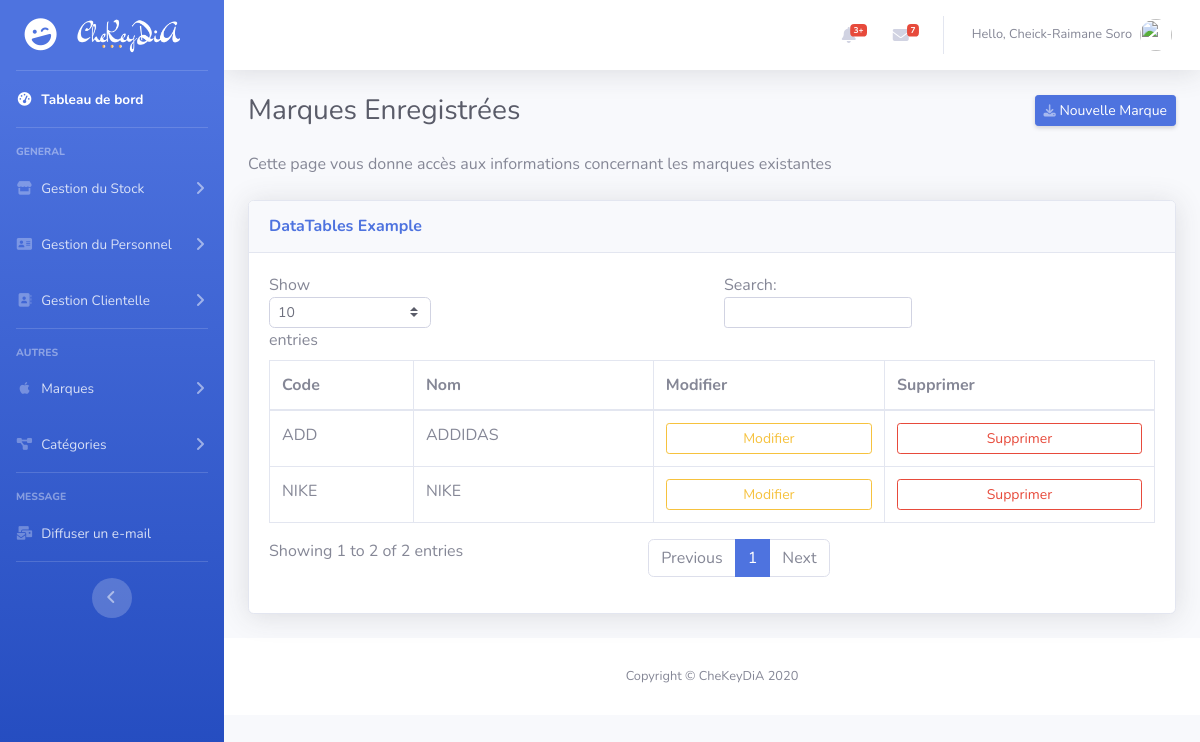
Page /brand_list (signed in) on the committed database.
### management/models.py (models this page shows, shortened)
class Brand(models.Model):
     code = models.CharField(max_length=50, null=True)
     nom = models.CharField(max_length=50, null=True)

### management/decorators.py (the view)
          def wrapper_func(request, *args, **kwargs):
               group = None
               if request.user.groups.exists():
                    group = request.user.groups.all()[0].name
               if group in allowed_roles:
                    return view_func(request, *args, **kwargs)
               else:
                    return redirect('management:page404')

### management/forms.py
class BrandCreateForm(ModelForm):
     class Meta:
          model = Brand
          fields = ['code', 'nom',]

### management/views.py (called while the page is built, shortened)
@login_required(login_url='management:login')
@allowed_users(allowed_roles=['administrateur',])
def brandList(request):
    if request.user.is_authenticated:
        brands = Brand.objects.all().order_by('nom')
        form = BrandCreateForm()
        return render(request, 'management/brand_list.html', locals())
    else:
        return redirect('management:login')

### management/templates/management/brand_list.html (shortened to what this page needs)
{% extends 'management/base.html' %} {% load crispy_forms_tags %} {% block content %}
<div class="d-sm-flex align-items-center justify-content-between mb-4">
    <h1 class="h3 mb-0 text-gray-800">Marques Enregistrées</h1>
    <a href="#" data-toggle="modal" data-target="#CategoryModal" class="d-none d-sm-inline-block btn btn-sm btn-primary shadow-sm"><i class="fas fa-download fa-sm text-white-50"></i> Nouvelle Marque </a>
</div>
<p class="mb-4">Cette page vous donne accès aux informations concernant les marques existantes</p>
<div class="card shadow mb-4">
    <div class="card-header py-3">
        <h6 class="m-0 font-weight-bold text-primary">DataTables Example</h6>
    </div>
    <div class="card-body">
        <div class="table-responsive">
            <table class="table table-bordered" id="dataTable" width="100%" cellspacing="0">
                <thead>
                    <tr>
                        <th>Code</th>
                        <th>Nom</th>
                        <th>Modifier</th>
                        <th>Supprimer</th>
                    </tr>
                </thead>
                <tbody>
                    {% for brand in brands %}
                    <tr>
                        <td> {{brand.code}} </td>
                        <td>{{brand.nom}}</td>
                        <td>
                            <a class="btn btn-sm btn-outline-warning btn-block" href=" {% url 'management:brand_update' brand.pk %} ">Modifier</a>
                        </td>
                        <td>
                            <a class="btn btn-sm btn-outline-danger btn-block" href=" {% url 'management:brand_delete' brand.pk %} " class="">Supprimer</a>
                        </td>
                    </tr>
                    {% endfor %}
                </tbody>
            </table>
        </div>
    </div>
</div>
{% endblock content %}

### management/templates/management/base.html (shortened to what this page needs)
{% load static %} {% load crispy_forms_tags %}
<!DOCTYPE html>
<html lang="en">
<head>
    <link href="{% static '/css/all.min.css' %}" rel="stylesheet" type="text/css">
    <link href="{% static '/css/sb-admin-2.min.css' %}" rel="stylesheet"> {% block style %}{% endblock style %}
</head>
<body id="page-top">
    <div id="wrapper">
        <ul class="navbar-nav bg-gradient-primary sidebar sidebar-dark accordion" id="accordionSidebar">
            <a class="sidebar-brand d-flex align-items-center justify-content-center" href="{% url 'management:dashboard' %}">
                <div class="sidebar-brand-icon rotate-n-15">
                    <i class="fas fa-laugh-wink"></i>
                </div>
                <div class="sidebar-brand-text mx-3"><img src="{% static 'images/logo.png' %}" height="35" alt="CheKeyDiA"></div>
            </a>
            <hr class="sidebar-divider my-0">
            <li class="nav-item active">
                <a class="nav-link" href="{% url 'management:dashboard' %}">
                    <i class="fas fa-fw fa-tachometer-alt"></i>
                    <span>Tableau de bord</span></a>
            </li>
            <hr class="sidebar-divider">
            <div class="sidebar-heading">
                General
            </div>
            <li class="nav-item">
                <a class="nav-link collapsed" href="#" data-toggle="collapse" data-target="#collapseTwo" aria-expanded="true" aria-controls="collapseTwo">
                    <i class="fas fa-fw fa-store"></i>
                    <span>Gestion du Stock</span>
                </a>
            </li>
            <li class="nav-item">
                <a class="nav-link collapsed" href="#" data-toggle="collapse" data-target="#collapse2" aria-expanded="true" aria-controls="collapseTwo">
                    <i class="fas fa-fw fa-address-card"></i>
                    <span>Gestion du Personnel</span>
                </a>
            </li>
            <li class="nav-item">
                <a class="nav-link collapsed" href="#" data-toggle="collapse" data-target="#collapsePages" aria-expanded="true" aria-controls="collapsePages">
                    <i class="fas fa-fw fa-address-book"></i>
                    <span>Gestion Clientelle</span>
                </a>
            </li>
            <hr class="sidebar-divider">
            <div class="sidebar-heading">
                Autres
            </div>
            <li class="nav-item">
                <a class="nav-link collapsed" href="#" data-toggle="collapse" data-target="#collapseUtilities" aria-expanded="true" aria-controls="collapseUtilities">
                    <i class="fab fa-fw fa-apple"></i>
                    <span>Marques</span>
                </a>
            </li>
            <li class="nav-item">
                <a class="nav-link collapsed" href="#" data-toggle="collapse" data-target="#collapseUtilities2" aria-expanded="true" aria-controls="collapseUtilities">
                    <i class="fas fa-fw fa-project-diagram"></i>
                    <span>Catégories</span>
                </a>
            </li>
            <hr class="sidebar-divider d-none d-md-block">
            <div class="sidebar-heading">
                Message
            </div>
            <li class="nav-item">
                <a class="nav-link" href=" {% url 'management:email_broadcast' %} ">
                    <i class="fas fa-fw fa-mail-bulk"></i>
                    <span>Diffuser un e-mail</span></a>
            </li>
            <hr class="sidebar-divider d-none d-md-block">
            <div class="text-center d-none d-md-inline">
                <button class="rounded-circle border-0" id="sidebarToggle"></button>
            </div>
        </ul>
        <div id="content-wrapper" class="d-flex flex-column">
            <div id="content">
                <nav class="navbar navbar-expand navbar-light bg-white topbar mb-4 static-top shadow">
                    <ul class="navbar-nav ml-auto">
                        <li class="nav-item dropdown no-arrow mx-1">
                            <a class="nav-link dropdown-toggle" href="#" id="alertsDropdown" role="button" data-toggle="dropdown" aria-haspopup="true" aria-expanded="false">
                                <i class="fas fa-bell fa-fw"></i>
                                <span class="badge badge-danger badge-counter">3+</span>
                            </a>
                        </li>
                        <li class="nav-item dropdown no-arrow mx-1">
                            <a class="nav-link dropdown-toggle" href="#" id="messagesDropdown" role="button" data-toggle="dropdown" aria-haspopup="true" aria-expanded="false">
                                <i class="fas fa-envelope fa-fw"></i>
                                <span class="badge badge-danger badge-counter">7</span>
                            </a>
                        </li>
                        <li class="nav-item dropdown no-arrow">
                            <a class="nav-link dropdown-toggle" href="#" id="userDropdown" role="button" data-toggle="dropdown" aria-haspopup="true" aria-expanded="false">
                                <span class="mr-2 d-none d-lg-inline text-gray-600 small">Hello, {{request.user.first_name}} {{request.user.last_name}}</span>
                                <img class="img-profile rounded-circle" src="https://source.unsplash.com/QAB-WJcbgJk/60x60">
                            </a>
                        </li>
                    </ul>
                </nav>
                <div class="container-fluid">
                    {% block content %}{% endblock content %}
                </div>
                <footer class="sticky-footer bg-white">
                    <div class="container my-auto">
                        <div class="copyright text-center my-auto">
                            <span>Copyright &copy; CheKeyDiA 2020</span>
                        </div>
                    </div>
                </footer>
            </div>
        </div>
</body>
</html>

### rows in the picture
Brand: code "ADD", nom "ADDIDAS"
Brand: code "NIKE", nom "NIKE"

### other values in the picture
{{ request.user.first_name }} "Cheick-Raimane"
{{ request.user.last_name }} "Soro"
